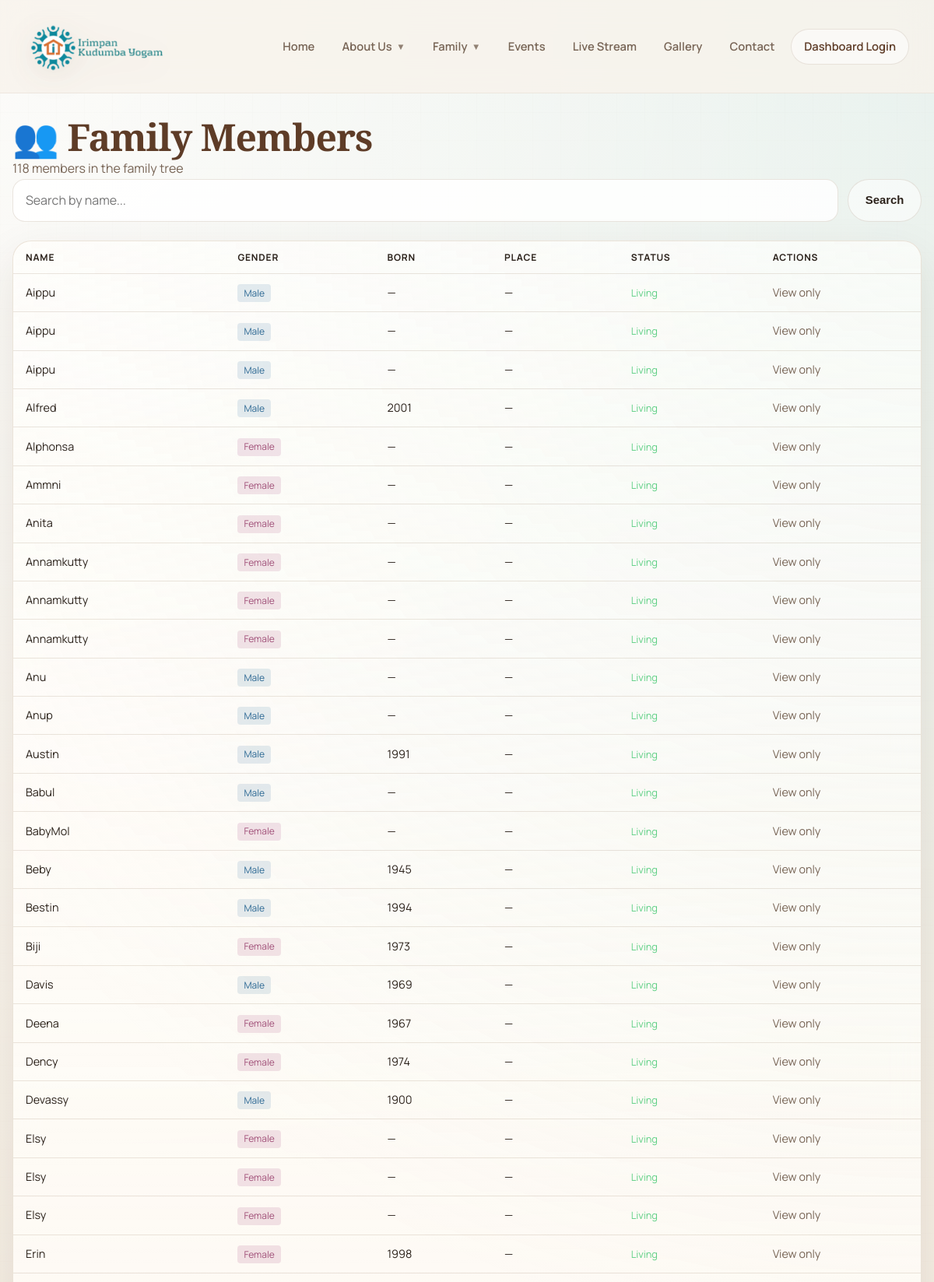
The page /people/ (upper part) on the database its author committed.
### tree/models.py (models this page shows, shortened)
class Person(models.Model):
    GENDER_CHOICES = [
        ('M', 'Male'),
        ('F', 'Female'),
        ('O', 'Other'),
    ]
    first_name = models.CharField(max_length=100)
    last_name = models.CharField(max_length=100, blank=True)
    gender = models.CharField(max_length=1, choices=GENDER_CHOICES, default='O')
    birth_date = models.DateField(null=True, blank=True)
    death_date = models.DateField(null=True, blank=True)
    birth_place = models.CharField(max_length=200, blank=True)
    email = models.EmailField(blank=True)
    phone = models.CharField(max_length=30, blank=True)
    blood_group = models.CharField(max_length=10, blank=True)
    current_address = models.TextField(blank=True)
    living_separately = models.BooleanField(default=False)
    bio = models.TextField(blank=True)
    photo = models.ImageField(upload_to='photos/', null=True, blank=True)
    family_photo = models.ImageField(upload_to='family_photos/', null=True, blank=True)
    father = models.ForeignKey(
        'self', null=True, blank=True,
        on_delete=models.SET_NULL,
        related_name='children_as_father'
    )
    mother = models.ForeignKey(
        'self', null=True, blank=True,
        on_delete=models.SET_NULL,
        related_name='children_as_mother'
    )
    spouse = models.ForeignKey(
        'self', null=True, blank=True,
        on_delete=models.SET_NULL,
        related_name='married_to'
    )
    wedding_date = models.DateField(null=True, blank=True)
    has_multiple_spouses = models.BooleanField(default=False)
    additional_spouses = models.ManyToManyField(
        'self',
        blank=True,
        symmetrical=True,
    )
    family = models.ForeignKey(
        'Family',
        null=True,
        blank=True,
        on_delete=models.SET_NULL,
        related_name='members',
    )
    groups = models.ManyToManyField('MemberGroup', blank=True, related_name='people')
    user = models.OneToOneField(
        settings.AUTH_USER_MODEL,
        null=True,
        blank=True,
        on_delete=models.SET_NULL,
        related_name='family_member_profile',
    )
    created_at = models.DateTimeField(auto_now_add=True)
    class Meta:
        ordering = ['last_name', 'first_name']
    def get_absolute_url(self):
        return reverse('person_detail', kwargs={'pk': self.pk})
    @property
    def full_name(self):
        return f"{self.first_name} {self.last_name}".strip()
    @property
    def is_alive(self):
        return self.death_date is None

### tree/views.py (the view)
# urls.py: path('people/', views.people_list, name='people_list'),
def people_list(request):
    q = request.GET.get('q', '')
    people = Person.objects.all()
    if q:
        people = people.filter(first_name__icontains=q) | people.filter(last_name__icontains=q)
    _apply_generations(people, _generation_map(Person.objects.all()))
    return render(request, 'tree/people_list.html', {'people': people, 'q': q})

### tree/context_processors.py (called while the page is built)
def navigation_context(request):
    return live_stream_context(request)

### tree/models.py (called while the page is built, shortened)
    @property
    def youtube_video_id(self):
        url = (self.youtube_url or '').strip()
        if not url:
            return ''
        parsed = urlparse(url)
        host = (parsed.netloc or '').lower()
        if 'youtu.be' in host:
            return parsed.path.strip('/').split('/')[0]
        if 'youtube.com' in host:
            if parsed.path == '/watch':
                return parse_qs(parsed.query).get('v', [''])[0]
        return ''

    @property
    def embed_url(self):
        video_id = self.youtube_video_id
        if not video_id:
            return ''
        return f'https://www.youtube.com/embed/{video_id}?autoplay=1&rel=0'

    @classmethod
    def increment(cls, key='public-site'):
        counter, _ = cls.objects.get_or_create(key=key)
        cls.objects.filter(pk=counter.pk).update(total_visits=F('total_visits') + 1)

### tree/views.py (called while the page is built)
def _valid_live_streams():
    streams = []
    for stream in LiveStreamSettings.objects.order_by('-is_active', '-updated_at', '-id'):
        if not stream.embed_url:
            continue
        streams.append(stream)
    return streams

def live_stream_context(request):
    active_streams = [stream for stream in _valid_live_streams() if stream.is_active]
    return {
        'nav_live_streams': active_streams,
        'nav_live_stream': active_streams[0] if active_streams else None,
    }

def _generation_map(people):
    people = list(people)
    if not people:
        return {}
    parents = {
        person.pk: tuple(parent_id for parent_id in (person.father_id, person.mother_id) if parent_id)
        for person in people
    }
    memo = {}
    def get_depth(person_id):
        if person_id in memo:
            return memo[person_id]
        parent_ids = parents.get(person_id, ())
        if not parent_ids:
            memo[person_id] = 1
            return 1
        memo[person_id] = max(get_depth(parent_id) for parent_id in parent_ids) + 1
        return memo[person_id]
    return {person.pk: get_depth(person.pk) for person in people}

def _apply_generations(people, generation_map):
    for person in people:
        person._generation = generation_map.get(person.pk, 1)

### tree/templates/tree/people_list.html (shortened to what this page needs)
{% extends "tree/base.html" %}
{% block content %}
<h1 class="section-title">👥 Family Members</h1>
<p class="section-sub">{{ people|length }} member{{ people|length|pluralize }} in the family tree</p>
<div class="search-bar">
  <form method="get" style="display:flex;gap:0.75rem;flex:1;flex-wrap:wrap;">
    <input class="form-input" name="q" value="{{ q }}" placeholder="Search by name..." style="flex:1;min-width:180px;">
    <button type="submit" class="btn btn-secondary">Search</button>
  </form>
</div>
<div class="card" style="padding:0;overflow:hidden;">
  <div class="people-table-wrap">
    <table class="people-table">
      <thead>
        <tr>
          <th>Name</th>
          <th>Gender</th>
          <th class="hide-sm">Born</th>
          <th class="hide-sm">Place</th>
          <th>Status</th>
          <th>Actions</th>
        </tr>
      </thead>
      <tbody>
        {% for person in people %}
        <tr>
          <td>
            <a href="{{ person.get_absolute_url }}">{{ person.full_name }}</a>
          </td>
          <td>
            <span class="tag tag-{{ person.gender|lower }}">{{ person.get_gender_display }}</span>
          </td>
          <td class="hide-sm">{{ person.birth_date.year|default:"—" }}</td>
          <td class="hide-sm">{{ person.birth_place|default:"—" }}</td>
          <td>
            {% if person.is_alive %}
              <span style="color:#5ecf84;font-size:0.8rem;">Living</span>
            {% else %}
              <span style="color:#c08080;font-size:0.8rem;">†{{ person.death_date.year }}</span>
            {% endif %}
          </td>
          <td>
            {% if request.user.is_authenticated and request.user.is_staff %}
            <a href="{% url 'person_edit' person.pk %}" style="color:var(--gold-dim);">Edit</a>
            {% else %}
            <span style="color:var(--text-dim);">View only</span>
            {% endif %}
          </td>
        </tr>
        {% endfor %}
      </tbody>
    </table>
  </div>
</div>
{% endblock %}

### tree/templates/tree/base.html (style rules this page uses)
:root { --bg: #f3efe6; --surface: rgba(255, 252, 246, 0.86); --surface-soft: #f6f0e6; --border: rgba(112, 82, 44, 0.14); --line: rgba(112, 82, 44, 0.08); --brand: #7f5539; --brand-strong: #5e3c27; --brand-soft: #a27048; --accent: #0f766e; --text: #2b221b; --text-dim: #776455; --male: #2c6893; --female: #a05078; --danger: #8b3a3a; --radius: 24px; --radius-lg: 34px; --shadow: 0 24px 60px rgba(70, 43, 24, 0.10); --shadow-soft: 0 14px 34px rgba(70, 43, 24, 0.07); --container: 1240px; }
* { box-sizing: border-box; margin: 0; padding: 0; }
html { scroll-behavior: smooth; }
body { min-height: 100vh; background: radial-gradient(circle at top left, rgba(255, 255, 255, 0.75), transparent 26%), radial-gradient(circle at top right, rgba(218, 237, 234, 0.7), transparent 24%), linear-gradient(180deg, #f8f3eb 0%, #f2ebdf 42%, #ede4d6 100%); color: var(--text); font-family: 'Manrope', sans-serif; line-height: 1.65; position: relative; }
body::before { content: ""; position: fixed; inset: 0; pointer-events: none; background-image: linear-gradient(rgba(127, 85, 57, 0.03) 1px, transparent 1px), linear-gradient(90deg, rgba(127, 85, 57, 0.03) 1px, transparent 1px); background-size: 36px 36px; mask-image: linear-gradient(180deg, rgba(0,0,0,0.32), transparent 82%); }
a { color: inherit; }
h1, h2, h3, h4 { font-family: 'Cormorant Garamond', serif; font-weight: 600; line-height: 0.98; letter-spacing: -0.02em; }
p { color: var(--text-dim); }
.btn-link, .btn { display: inline-flex; align-items: center; justify-content: center; gap: 0.45rem; border-radius: 999px; text-decoration: none; font-weight: 700; border: 1px solid transparent; transition: transform 0.2s ease, box-shadow 0.2s ease, background 0.2s ease, color 0.2s ease; cursor: pointer; }
.btn { padding: 0.82rem 1.35rem; font-size: 0.93rem; min-height: 48px; }
.btn-secondary { background: rgba(255, 255, 255, 0.55); color: var(--text); border-color: var(--border); }
.card, .info-card, .hero-band, .surface-card { background: var(--surface); border: 1px solid var(--border); border-radius: var(--radius); box-shadow: var(--shadow); backdrop-filter: blur(16px); }
.card, .info-card, .surface-card { padding: 1.5rem; }
:is( .card, .info-card, .surface-card, .stat-tile, .stat-card, .quick-card, .side-ad, .about-copy, .history-card, .source-card, .committee-wrap, .committee-year-card, .committee-card, .family-card, .house-block, .album-card, .contact-block, .contact-form-shell, .event-box, .event-card, .ad-section-card ) { position: relative; isolation: isolate; }
:is( .card, .info-card, .surface-card, .stat-tile, .stat-card, .quick-card, .side-ad, .about-copy, .history-card, .source-card, .committee-wrap, .committee-year-card, .committee-card, .family-card, .house-block, .album-card, .contact-block, .contact-form-shell, .event-box, .event-card, .ad-section-card )::before { content: ""; position: absolute; inset: 0; border-radius: inherit; pointer-events: none; background: linear-gradient(180deg, rgba(255,255,255,0.46), transparent 28%), radial-gradient(circle at top right, rgba(216, 236, 233, 0.28), transparent 24%); z-index: -1; }
.section-title { font-size: clamp(2rem, 4vw, 3.35rem); color: var(--brand-strong); margin-bottom: 0.25rem; }
.section-sub { max-width: 760px; color: var(--text-dim); font-size: 1rem; }
.form-input { width: 100%; min-height: 50px; padding: 0.85rem 1rem; border-radius: 16px; border: 1px solid rgba(112, 82, 44, 0.15); background: rgba(255, 255, 255, 0.84); color: var(--text); font: inherit; transition: border-color 0.2s ease, box-shadow 0.2s ease, background 0.2s ease; }

### tree/templates/tree/people_list.html (style rules this page uses)
.search-bar { display: flex; gap: 0.75rem; margin-bottom: 1.5rem; flex-wrap: wrap; }
.search-bar input { flex: 1; min-width: 200px; }
.people-table-wrap { overflow-x: auto; }
.people-table { width: 100%; border-collapse: collapse; font-size: 0.9rem; }
.people-table th { text-align: left; padding: 0.65rem 1rem; color: var(--gold-dim); font-size: 0.75rem; text-transform: uppercase; letter-spacing: 0.07em; border-bottom: 1px solid var(--border); background: var(--surface2); }
.people-table td { padding: 0.75rem 1rem; border-bottom: 1px solid var(--border); color: var(--text); vertical-align: middle; }
.people-table a { color: var(--gold-light); text-decoration: none; }
.tag { display: inline-block; padding: 0.1rem 0.5rem; border-radius: 4px; font-size: 0.75rem; }
.tag-m { background: rgba(74,127,168,0.15); color: var(--male); }
.tag-f { background: rgba(168,74,127,0.15); color: var(--female); }

### rows shown on the page
Person: full_name "Aippu", gender "Male", birth_date.year "—", birth_place "—", shows "Living", shows "View only"
Person: full_name "Aippu", gender "Male", birth_date.year "—", birth_place "—", shows "Living", shows "View only"
Person: full_name "Aippu", gender "Male", birth_date.year "—", birth_place "—", shows "Living", shows "View only"
Person: full_name "Alfred", gender "Male", birth_date.year "2001", birth_place "—", shows "Living", shows "View only"
Person: full_name "Alphonsa", gender "Female", birth_date.year "—", birth_place "—", shows "Living", shows "View only"
Person: full_name "Ammni", gender "Female", birth_date.year "—", birth_place "—", shows "Living", shows "View only"
Person: full_name "Anita", gender "Female", birth_date.year "—", birth_place "—", shows "Living", shows "View only"
Person: full_name "Annamkutty", gender "Female", birth_date.year "—", birth_place "—", shows "Living", shows "View only"
Person: full_name "Annamkutty", gender "Female", birth_date.year "—", birth_place "—", shows "Living", shows "View only"
Person: full_name "Annamkutty", gender "Female", birth_date.year "—", birth_place "—", shows "Living", shows "View only"
Person: full_name "Anu", gender "Male", birth_date.year "—", birth_place "—", shows "Living", shows "View only"
Person: full_name "Anup", gender "Male", birth_date.year "—", birth_place "—", shows "Living", shows "View only"
Person: full_name "Austin", gender "Male", birth_date.year "1991", birth_place "—", shows "Living", shows "View only"
Person: full_name "Babul", gender "Male", birth_date.year "—", birth_place "—", shows "Living", shows "View only"
Person: full_name "BabyMol", gender "Female", birth_date.year "—", birth_place "—", shows "Living", shows "View only"
Person: full_name "Beby", gender "Male", birth_date.year "1945", birth_place "—", shows "Living", shows "View only"
Person: full_name "Bestin", gender "Male", birth_date.year "1994", birth_place "—", shows "Living", shows "View only"
Person: full_name "Biji", gender "Female", birth_date.year "1973", birth_place "—", shows "Living", shows "View only"
Person: full_name "Davis", gender "Male", birth_date.year "1969", birth_place "—", shows "Living", shows "View only"
Person: full_name "Deena", gender "Female", birth_date.year "1967", birth_place "—", shows "Living", shows "View only"
Person: full_name "Dency", gender "Female", birth_date.year "1974", birth_place "—", shows "Living", shows "View only"
Person: full_name "Devassy", gender "Male", birth_date.year "1900", birth_place "—", shows "Living", shows "View only"
Person: full_name "Elsy", gender "Female", birth_date.year "—", birth_place "—", shows "Living", shows "View only"
Person: full_name "Elsy", gender "Female", birth_date.year "—", birth_place "—", shows "Living", shows "View only"
Person: full_name "Elsy", gender "Female", birth_date.year "—", birth_place "—", shows "Living", shows "View only"
Person: full_name "Erin", gender "Female", birth_date.year "1998", birth_place "—", shows "Living", shows "View only"

### other values the page prints
{{ people|length }} "118"
